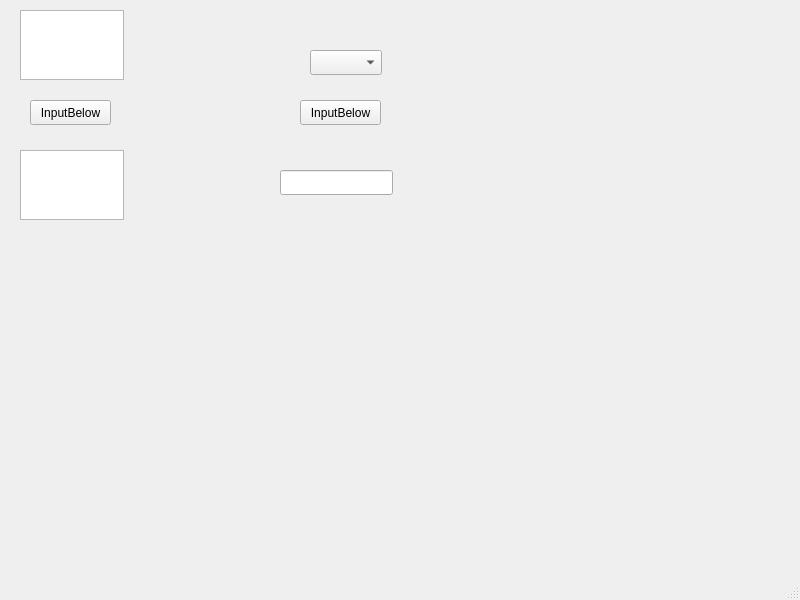
<?xml version="1.0" encoding="UTF-8"?>
<ui version="4.0">
 <class>MainWindow</class>
 <widget class="QMainWindow" name="MainWindow">
  <property name="geometry">
   <rect>
    <x>0</x>
    <y>0</y>
    <width>800</width>
    <height>600</height>
   </rect>
  </property>
  <property name="windowTitle">
   <string>MainWindow</string>
  </property>
  <widget class="QWidget" name="centralwidget">
   <widget class="QPushButton" name="btnCopyText">
    <property name="geometry">
     <rect>
      <x>30</x>
      <y>100</y>
      <width>81</width>
      <height>25</height>
     </rect>
    </property>
    <property name="text">
     <string>InputBelow</string>
    </property>
   </widget>
   <widget class="QPlainTextEdit" name="txtInput">
    <property name="geometry">
     <rect>
      <x>20</x>
      <y>10</y>
      <width>104</width>
      <height>70</height>
     </rect>
    </property>
   </widget>
   <widget class="QPlainTextEdit" name="txtCopyOutput">
    <property name="geometry">
     <rect>
      <x>20</x>
      <y>150</y>
      <width>104</width>
      <height>70</height>
     </rect>
    </property>
   </widget>
   <widget class="QComboBox" name="cmbInput">
    <property name="geometry">
     <rect>
      <x>310</x>
      <y>50</y>
      <width>72</width>
      <height>25</height>
     </rect>
    </property>
   </widget>
   <widget class="QLineEdit" name="txtComboOutput">
    <property name="geometry">
     <rect>
      <x>280</x>
      <y>170</y>
      <width>113</width>
      <height>25</height>
     </rect>
    </property>
   </widget>
   <widget class="QPushButton" name="btnCopyCombo">
    <property name="geometry">
     <rect>
      <x>300</x>
      <y>100</y>
      <width>81</width>
      <height>25</height>
     </rect>
    </property>
    <property name="text">
     <string>InputBelow</string>
    </property>
   </widget>
  </widget>
  <widget class="QMenuBar" name="menubar">
   <property name="geometry">
    <rect>
     <x>0</x>
     <y>0</y>
     <width>800</width>
     <height>22</height>
    </rect>
   </property>
  </widget>
  <widget class="QStatusBar" name="statusbar"/>
 </widget>
 <resources/>
 <connections/>
</ui>
